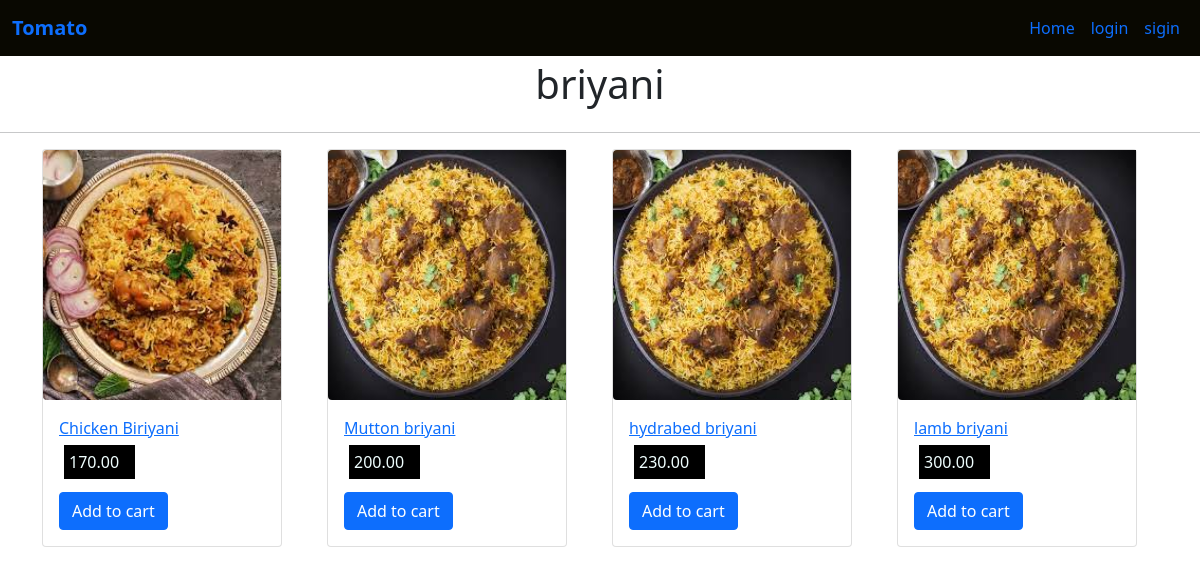
Page /menu/1 on the committed database.
### app1/models.py (models this page shows, shortened)
class category(models.Model):
    name=models.CharField(max_length=100)
    image=models.ImageField(upload_to='images/',default=True)

class menuitem(models.Model):
    name=models.CharField(max_length=200)
    description=models.CharField(max_length=200)
    image=models.ImageField(upload_to='images/')
    price=models.DecimalField(max_digits=5,decimal_places=2)
    category=models.ForeignKey(category,on_delete=models.CASCADE,default=1)

### app1/views.py (the view)
# urls.py: path('menu/<int:pk>',views.menu,name='menu'),
def menu(request,pk):
    category_instance = get_object_or_404(category, pk=pk)
    menu_items=menuitem.objects.filter(category=category_instance)
    return render(request, 'app1/menu.html', {'category_instance': category_instance, 'menu_items': menu_items})

### app1/templates/app1/menu.html (shortened to what this page needs)
{% extends 'app1/base.html' %}
{% load static %}
{% block content %}
<div class="container">
    <div class="row justify-content-center mt-1">
        <div class="col-md-12 col-sm-12"><center><h1>{{category_instance.name}}</h1></center></div>
    </div>
</div>
<hr>
<div class="container">
    <div class="row">
    {% for i in menu_items %}
<div class="col-md-3 col-sm-4 productbutton">
    <div class="card" style="width: 15rem;">
        <img src="{{ i.image.url }}" class="img-fluid rounded-start"class="card-img-top" style="height: 250px;" alt="...">
        <div class="card-body">
            <a href="#">{{i.name}}</a>
            <p style="padding: 5px; margin:5px; background:black;color:azure;margin-right:130px;">{{i.price}}</p>
            <button value="{{ i.id }}"class="btn btn-primary mt-2">Add to cart</button>
        </div>
        </div>
        </div>
        {% endfor %}
    </div>
</div>
{% endblock %}

### app1/templates/app1/base.html (shortened to what this page needs)
{% load static %}
<!doctype html>
<html lang="en">
  <head>
    <link href="https://cdn.jsdelivr.net/npm/bootstrap@5.0.2/dist/css/bootstrap.min.css" rel="stylesheet">
  </head>
  <body>
    {% include 'app1/navabar.html'%}
{% block content %}
{% endblock %}
  </body>
  </html>

### app1/templates/app1/navabar.html (shortened to what this page needs)
<nav class="navbar navbar-fixed-top navbar-expand-lg">
    <div class="container-fluid">
      <a class="navbar-brand" href="#"><strong>Tomato</strong></a>
      <div class="ms-auto">
      <div class="collapse navbar-collapse" id="navbarSupportedContent">
        <ul class="navbar-nav me-auto mb-2 mb-lg-0">
          <li class="nav-item">
            <a class="nav-link active" aria-current="page" href="{% url 'home' %}">Home</a>
          </li>
           {% if user.is_authenticated %}
          <li class="nav-item">
            <a class="nav-link active" aria-current="page" href="{% url 'logout' %}">logout</a>
          </li>
          <li class="nav-item">
            <a class="nav-link" href="{% url 'category' %}">Menu</a>
          </li>
          <li class="nav-item">
            <a class="nav-link " aria-disabled="true" href="{% url 'cartpage' %}">cart</a>
          </li>
          {% else %}
          <li class="nav-item">
            <a class="nav-link active" aria-current="page" href="{% url 'login' %}">login</a>
          </li>
          <li class="nav-item">
            <a class="nav-link active" aria-current="page" href="{% url 'sigin' %}">sigin</a>
          </li>
          {% endif %}
        </ul>
      </div>
    </div>
    </div>
  </nav>

### app1/templates/app1/navabar.html (style rules this page uses)
nav { position: fixed; width: 100%; background-color: rgb(9, 8, 1); }

### rows in the picture
category: name "briyani"
menuitem: image (picture), name "Chicken Biriyani", price "170.00", {{ i.id }} 1 (drawn)
menuitem: image (picture), name "Mutton briyani", price "200.00", {{ i.id }} 2 (drawn)
menuitem: image (picture), name "hydrabed briyani", price "230.00", {{ i.id }} 3 (drawn)
menuitem: image (picture), name "lamb briyani", price "300.00", {{ i.id }} 4 (drawn)
